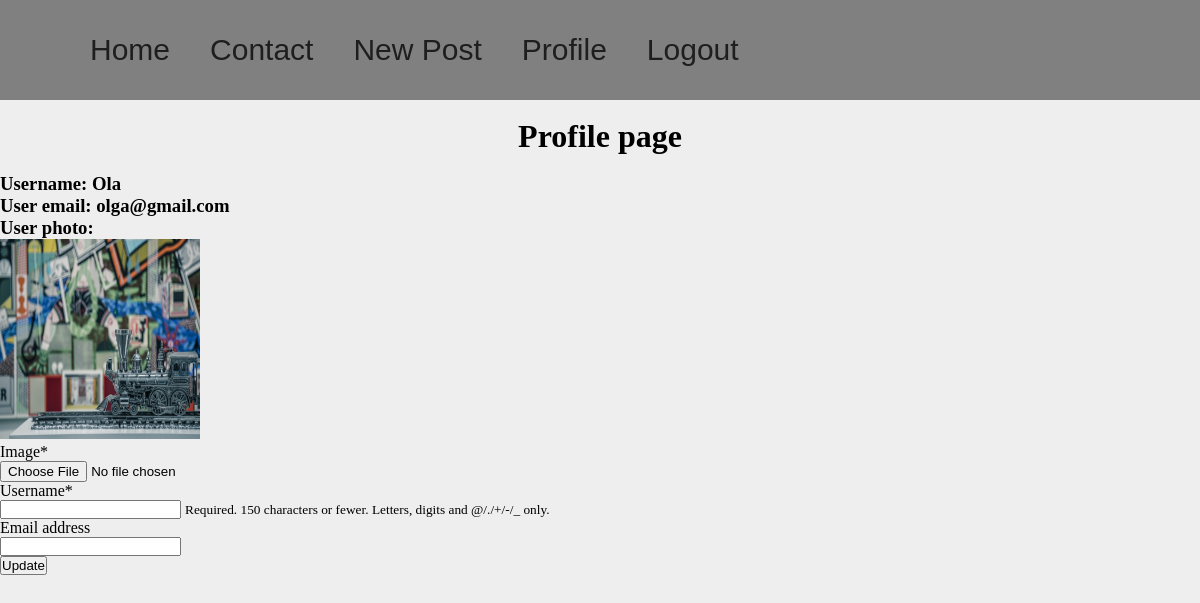
Screenshot of /profile/ (signed in) with the database file from the repository.
### users/models.py (models this page shows, shortened)
class CustomUser(AbstractUser):
    age = models.PositiveIntegerField(null=True, blank=True)

class Profile(models.Model):
    user = models.OneToOneField(User, on_delete=models.CASCADE)
    image = models.ImageField(default='default.jpg', upload_to='profile_pics')

### users/views.py (the view)
# urls.py: path('profile/', views.profile, name='profile'),
def profile(request):
    if request.method == 'POST':
        i_form = UserPictureForm(request.POST, request.FILES, instance=request.user.profile)
        p_form = UserProfileForm(request.POST, instance=request.user)
        if i_form.is_valid() and p_form.is_valid():
            i_form.save()
            p_form.save()
            messages.success(request, f"Your profile has been updated!")
            return redirect('users:profile')
    else:
        i_form = UserPictureForm(instance=request.user)
        p_form = UserProfileForm(instance=request.user.profile)
    context = {
        'title': 'Profile Page',
        'i_form': i_form,
        'p_form': p_form,
    }
    return render(request, 'users/profile.html', context)

### users/forms.py
class UserPictureForm(forms.ModelForm):
    class Meta:
        model = Profile
        fields = ['image']

class UserProfileForm(forms.ModelForm):
    class Meta:
        model = CustomUser
        fields = ['username', 'email']

### users/templates/users/profile.html
{% extends 'posts/base.html' %}
{% load crispy_forms_tags %}
{% load static %}
{% block content %}
    <br>
    <center>
        <h1>Profile page</h1>
        <br>
    </center>
    <h3>Username: {{ user.username }}</h3>
    <h3>User email: {{ user.email }}</h3>
    <h3>User photo: </h3>
    <img src="{{ user.profile.image.url }}" height="200" width="200" >
<form method="post" enctype="multipart/form-data">{% csrf_token %}
    {{ i_form|crispy }}
    {{ p_form|crispy }}
    <button type="submit">Update</button>
</form>
{% endblock content %}

### posts/static/posts/style.css (style rules this page uses)
* { margin: 0; padding: 0; }
body { background-color: #eee; }

### rows the page displays
CustomUser: username "Ola", email "olga@gmail.com", profile.image (placeholder picture)
